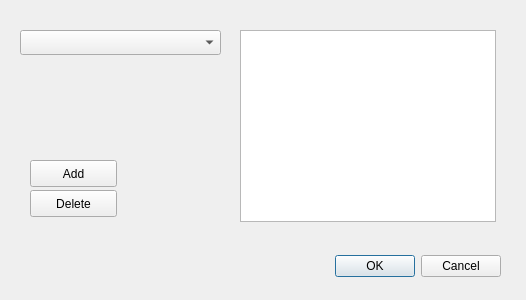
<?xml version="1.0" encoding="UTF-8"?>
<ui version="4.0">
 <class>Groups</class>
 <widget class="QDialog" name="Groups">
  <property name="geometry">
   <rect>
    <x>0</x>
    <y>0</y>
    <width>526</width>
    <height>300</height>
   </rect>
  </property>
  <property name="windowTitle">
   <string>Dialog</string>
  </property>
  <widget class="QDialogButtonBox" name="buttonBox">
   <property name="geometry">
    <rect>
     <x>160</x>
     <y>250</y>
     <width>341</width>
     <height>32</height>
    </rect>
   </property>
   <property name="orientation">
    <enum>Qt::Horizontal</enum>
   </property>
   <property name="standardButtons">
    <set>QDialogButtonBox::Cancel|QDialogButtonBox::Ok</set>
   </property>
  </widget>
  <widget class="QTableView" name="TableValue">
   <property name="geometry">
    <rect>
     <x>240</x>
     <y>30</y>
     <width>256</width>
     <height>192</height>
    </rect>
   </property>
  </widget>
  <widget class="QPushButton" name="AddGroup">
   <property name="geometry">
    <rect>
     <x>30</x>
     <y>160</y>
     <width>87</width>
     <height>27</height>
    </rect>
   </property>
   <property name="text">
    <string>Add</string>
   </property>
  </widget>
  <widget class="QPushButton" name="DelGroup">
   <property name="geometry">
    <rect>
     <x>30</x>
     <y>190</y>
     <width>87</width>
     <height>27</height>
    </rect>
   </property>
   <property name="text">
    <string>Delete</string>
   </property>
  </widget>
  <widget class="QComboBox" name="NodeList">
   <property name="geometry">
    <rect>
     <x>20</x>
     <y>30</y>
     <width>201</width>
     <height>25</height>
    </rect>
   </property>
  </widget>
 </widget>
 <resources/>
 <connections>
  <connection>
   <sender>buttonBox</sender>
   <signal>accepted()</signal>
   <receiver>Groups</receiver>
   <slot>accept()</slot>
   <hints>
    <hint type="sourcelabel">
     <x>248</x>
     <y>254</y>
    </hint>
    <hint type="destinationlabel">
     <x>157</x>
     <y>274</y>
    </hint>
   </hints>
  </connection>
  <connection>
   <sender>buttonBox</sender>
   <signal>rejected()</signal>
   <receiver>Groups</receiver>
   <slot>reject()</slot>
   <hints>
    <hint type="sourcelabel">
     <x>316</x>
     <y>260</y>
    </hint>
    <hint type="destinationlabel">
     <x>286</x>
     <y>274</y>
    </hint>
   </hints>
  </connection>
 </connections>
</ui>
